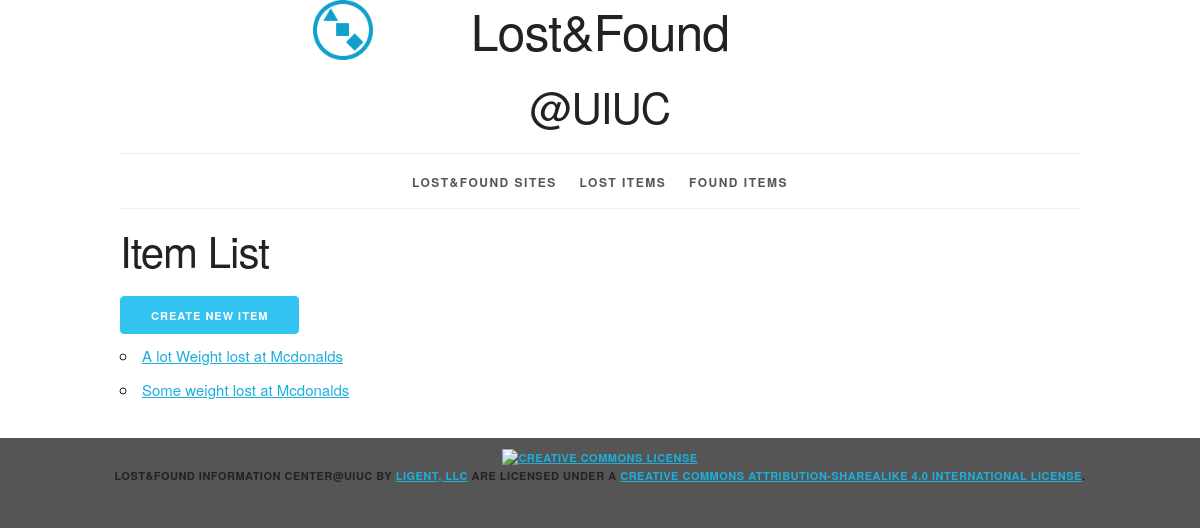
/item/lost/, run on an earlier commit of the app's database.
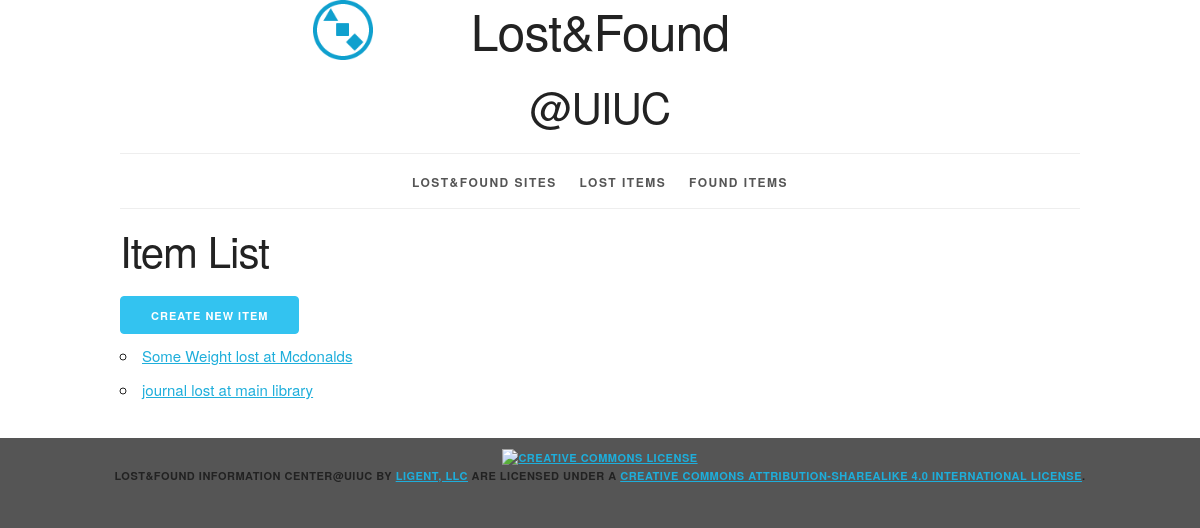
And on a later commit of the database.
### info/models.py (models this page shows, shortened)
class LostItem(models.Model):
    item_id = models.AutoField(primary_key=True)
    item_name = models.CharField(max_length=30)
    place = models.CharField(max_length=80)  # where the item is lost
    eventDate = models.DateField()
    eventTime = models.CharField(max_length=20)  # like 'around 2pm'
    registeredTime = models.DateTimeField(auto_now_add=True)
    description = models.CharField(max_length=80, null=True, blank=True)
    phone = PhoneNumberField(null=True, blank=True) # may changed to be autofilled later
    email = models.EmailField()
    found = models.BooleanField(default=False)
    user = models.ForeignKey(User, related_name='items', on_delete=models.PROTECT)
    def __str__(self):
        return '%s lost at %s' % (self.item_name, self.place)
    class Meta:
        ordering = ['registeredTime']
    def get_absolute_url(self):
        return reverse('info_lostitem_detail_urlpattern',
                       kwargs={'pk': self.pk})

### info/views.py (the view)
class LostItemList(PageLinksMixin, ListView):
    paginate_by = 10
    model = LostItem
    context_object_name = 'lost_items_list'

### info/utils.py (called while the page is built)
    def first_page(self, page):
        if page.number > 1:
            return self._page_urls(1)
        return None

    def previous_page(self, page):
        if (page.has_previous()
                and page.number > 2):
            return self._page_urls(
                page.previous_page_number())
        return None

    def next_page(self, page):
        last_page = page.paginator.num_pages
        if (page.has_next()
                and page.number < last_page - 1):
            return self._page_urls(
                page.next_page_number())
        return None

    def last_page(self, page):
        last_page = page.paginator.num_pages
        if page.number < last_page:
            return self._page_urls(last_page)
        return None

    def get_context_data(self, **kwargs):
        context = super().get_context_data(
            **kwargs)
        page = context.get('page_obj')
        if page is not None:
            context.update({
                'first_page_url':
                    self.first_page(page),
                'previous_page_url':
                    self.previous_page(page),
                'next_page_url':
                    self.next_page(page),
                'last_page_url':
                    self.last_page(page),
            })
        return context

### info/templates/info/lostitem_list.html (shortened to what this page needs)
{% extends 'info/base.html' %}
{% block content %}
    <h2> Item List</h2>
    <div>
        <a href="{% url 'info_item_create_lost_urlpattern' %}"
            class="button button-primary">
            Create New Item
        </a>
    </div>
    <ul>
        {% for item in lost_items_list %}
            <li>
                <a href="{{ item.get_absolute_url }}">{{ item }}</a>
            </li>
        {% empty %}
            <li><em>There are currently no items here.</em></li>
        {% endfor %}
    </ul>
{% endblock %}

### info/templates/info/base.html (shortened to what this page needs)
{% load static %}
<!DOCTYPE html>
<html lang="en">
<head>
    <link rel="stylesheet" type="text/css"
          href="{% static 'info/normalize.css' %}">
    <link rel="stylesheet" type="text/css"
          href="{% static 'info/skeleton.css' %}">
    <link rel="stylesheet" type="text/css"
          href="{% static 'info/style.css' %}">
</head>
<body>
<div class="container">
    <header class="row">
        <div class="offset-by-one ten columns">
            <h1 class="logo">Lost&Found</h1>
            <h2>@UIUC</h2>
        </div>
    </header>
    <nav>
        <ul>
            <li>
                <a href="{% url 'info_site_list_urlpattern' %}">
                    Lost&Found Sites
                </a>
            </li>
            <li>
                <a href="{% url 'info_item_list_lost_urlpattern' %}">
                    Lost Items
                </a>
            </li>
            <li>
                <a href="{% url 'info_item_list_found_urlpattern' %}">
                    Found Items
                </a>
            </li>
        </ul>
    </nav>
    <main>
        {% block content %}{% endblock %}
    </main>
</div>
<footer>
    <p>
        <a rel="license" href="http://creativecommons.org/licenses/by-sa/4.0/">
            <img alt="Creative Commons License" style="border-width:0"
                 src="https://i.creativecommons.org/l/by-sa/4.0/88x31.png"/>
        </a><br/><span xmlns:dct="http://purl.org/dc/terms/" property="dct:title">Lost&Found Information Center@UIUC</span>
        by
        <a xmlns:cc="http://creativecommons.org/ns#" href="https://www.ligent.net" property="cc:attributionName"
           rel="cc:attributionURL">Ligent, LLC</a> are licensed under a
        <a rel="license" href="http://creativecommons.org/licenses/by-sa/4.0/">Creative Commons Attribution-ShareAlike
            4.0 International License</a>.
    </p>
</footer>
</body>
</html>

### info/static/info/skeleton.css (style rules this page uses)
.container { position: relative; width: 100%; max-width: 960px; margin: 0 auto; padding: 0 20px; box-sizing: border-box; }
.column, .columns { width: 100%; float: left; box-sizing: border-box; }
@media (min-width: 400px) { .container { width: 85%; padding: 0; } }
@media (min-width: 550px) { .container { width: 80%; } }
@media (min-width: 550px) { .column, .columns { margin-left: 4%; } }
@media (min-width: 550px) { .column:first-child, .columns:first-child { margin-left: 0; } }
@media (min-width: 550px) { .ten.columns { width: 82.6666666667%; } }
@media (min-width: 550px) { .offset-by-one.column, .offset-by-one.columns { margin-left: 8.66666666667%; } }
html { font-size: 62.5%; }
body { font-size: 1.5em; line-height: 1.6; font-weight: 400; font-family: "Raleway", "HelveticaNeue", "Helvetica Neue", Helvetica, Arial, sans-serif; color: #222; }
h1, h2, h3, h4, h5, h6 { margin-top: 0; margin-bottom: 2rem; font-weight: 300; }
h1 { font-size: 4.0rem; line-height: 1.2; letter-spacing: -.1rem; }
h2 { font-size: 3.6rem; line-height: 1.25; letter-spacing: -.1rem; }
@media (min-width: 550px) { h1 { font-size: 5.0rem; } }
@media (min-width: 550px) { h2 { font-size: 4.2rem; } }
p { margin-top: 0; }
a { color: #1EAEDB; }
.button, button, input[type="submit"], input[type="reset"], input[type="button"] { display: inline-block; height: 38px; padding: 0 30px; color: #555; text-align: center; font-size: 11px; font-weight: 600; line-height: 38px; letter-spacing: .1rem; text-transform: uppercase; text-decoration: none; white-space: nowrap; background-color: transparent; border-radius: 4px; border: 1px solid #bbb; cursor: pointer; box-sizing: border-box; }
.button.button-primary, button.button-primary, input[type="submit"].button-primary, input[type="reset"].button-primary, input[type="button"].button-primary { color: #FFF; background-color: #33C3F0; border-color: #33C3F0; }
ul { list-style: circle inside; }
ol, ul { padding-left: 0; margin-top: 0; }
li { margin-bottom: 1rem; }
button, .button { margin-bottom: 1rem; }
pre, blockquote, dl, figure, table, p, ul, ol, form { margin-bottom: 2.5rem; }
.container:after, .row:after, .u-cf { content: ""; display: table; clear: both; }

### info/static/info/style.css (style rules this page uses)
html { height: 100%; background-color: #555; }
body { background-color: white; }
body>div>header { text-align: center;; }
header h1 { display: inline-block; font-weight: normal; font-style: normal; width: 100%; margin-top: 0; padding-top: 0; }
.logo { padding-top: 50px; background-image: url("logo.png"); background-size: 50px; background-repeat: no-repeat; background-position: top; }
@media (min-width: 750px) { .logo { padding-top: 0; background-size: contain; background-position: 0% 0%; } }
@media (min-width: 1000px) { .logo { background-position: 10% 0%; } }
@media (min-width: 1200px) { .logo { background-position: 15% 0%; } }
nav { border-top: 1px solid #eee; width: 100%; border-bottom: 1px solid #eee; margin: 0 0 1em; padding: 0; }
nav ul { margin: 0; padding: 1em 0; list-style-type: none; text-align: center; }
nav ul li { display: inline; padding: 0; margin: 0 0.25em; font-weight: 600; text-transform: uppercase; text-align: center; font-size: 1rem; letter-spacing: .10rem; }
@media (min-width: 400px) { nav ul li { letter-spacing: .15rem; font-size: 1.2rem; margin: 0 0.5em; } }
@media (min-width: 550px) { nav ul li { margin: 0 0.75em; } }
nav ul li a { color: #555; text-decoration: none; background-color: transparent; cursor: pointer; }
body>footer { width: 100%; background-color: #555; font-size: 1.1rem; letter-spacing: .05rem; font-weight: 600; text-transform: uppercase; text-align: center; padding: 1em 0; margin: 1em 0; }
body>footer p { margin-bottom: 0.5rem; }

What changed in the data, as far as the page shows it:
removed LostItem: item_name+place "A lot Weight lost at Mcdonalds"
changed LostItem: item_name+place "Some weight lost at Mcdonalds" → "Some Weight lost at Mcdonalds"
added LostItem: item_name+place "journal lost at main library"
